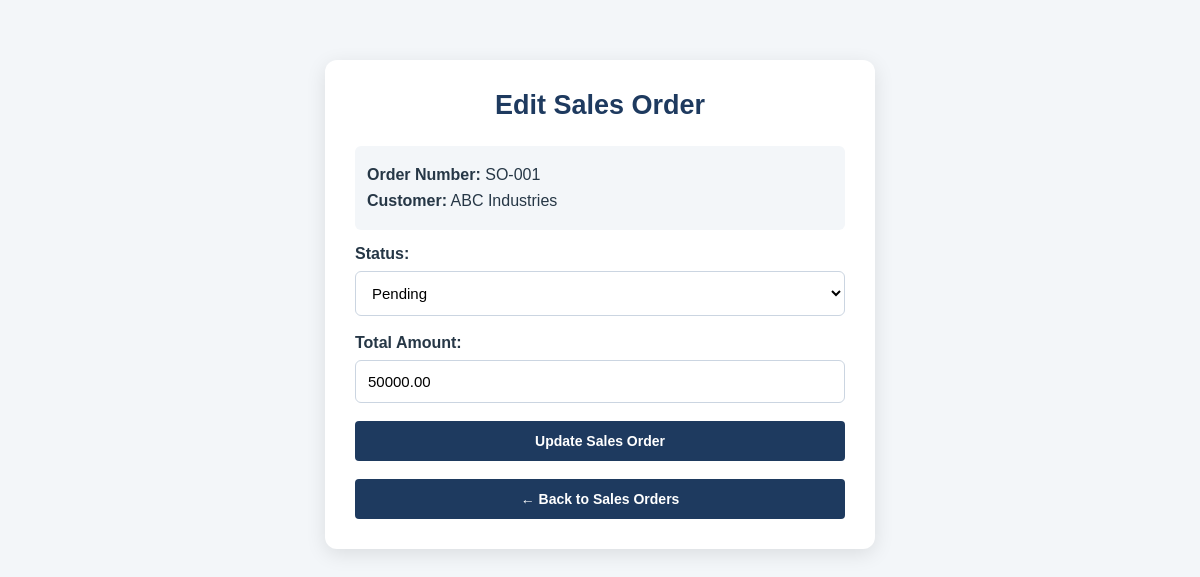
/api/sales-orders/edit/2/ (signed in), run on the app's committed database.
### manufacturing/models.py (models this page shows, shortened)
class SalesOrder(models.Model):
    order_number = models.CharField(max_length=20, unique=True)
    customer = models.ForeignKey(
        Customer,
        on_delete=models.CASCADE
    )
    quotation = models.ForeignKey(
        Quotation,
        on_delete=models.SET_NULL,
        null=True,
        blank=True
    )
    order_date = models.DateField(auto_now_add=True)
    status = models.CharField(
        max_length=20,
        default='Pending'
    )
    total_amount = models.DecimalField(
        max_digits=10,
        decimal_places=2,
        default=0
    )

class Customer(models.Model):
    name = models.CharField(max_length=100)
    email = models.EmailField(blank=True)
    phone = models.CharField(max_length=20)
    address = models.TextField(blank=True)
    def __str__(self):
        return self.name

### manufacturing/views.py (the view)
# urls.py: path('sales-orders/edit/<int:order_id>/', views.edit_sales_order, name='edit_sales_order'),
@login_required
def edit_sales_order(request, order_id):
    order = get_object_or_404(SalesOrder, id=order_id)
    if request.method == 'POST':
        order.status = request.POST.get('status')
        order.total_amount = request.POST.get('total_amount')
        order.save()
        messages.success(request, 'Sales order updated successfully!')
        return redirect('sales_order_page')
    return render(request, 'edit_sales_order.html', {
        'order': order
    })

### manufacturing/templates/edit_sales_order.html (shortened to what this page needs)
<!DOCTYPE html>
<html lang="en">
<head>
</head>
<body>
    <div class="container">
        <h1>Edit Sales Order</h1>
        <div class="order-info">
            <p>
                <strong>Order Number:</strong>
                {{ order.order_number }}
            </p>
            <p>
                <strong>Customer:</strong>
                {{ order.customer }}
            </p>
        </div>
        <form method="POST">
            <label for="status">Status:</label>
            <select id="status" name="status">
                <option value="Pending"
                    {% if order.status == "Pending" %}selected{% endif %}>
                    Pending
                </option>
            </select>
            <label for="total_amount">Total Amount:</label>
            <input
                type="number"
                id="total_amount"
                name="total_amount"
                step="0.01"
                min="0"
                value="{{ order.total_amount }}"
                required
            >
            <button type="submit">Update Sales Order</button>
        </form>
        <a href="{% url 'sales_order_page' %}" class="back-btn">
            ← Back to Sales Orders
        </a>
    </div>
</body>
</html>

### manufacturing/templates/edit_sales_order.html (style rules this page uses)
* { box-sizing: border-box; }
body { margin: 0; padding: 30px 15px; font-family: Arial, sans-serif; background: #f3f6f9; color: #263746; }
.container { max-width: 550px; width: 100%; margin: 30px auto; padding: 30px; background: white; border-radius: 12px; box-shadow: 0 5px 20px rgba(0, 0, 0, 0.10); }
h1 { margin: 0 0 25px; text-align: center; color: #1e3a5f; font-size: 27px; }
.order-info { padding: 12px; margin-bottom: 15px; background: #f3f6f9; border-radius: 6px; }
.order-info p { margin: 8px 0; }
label { display: block; margin-bottom: 8px; font-weight: bold; }
input, select { display: block; width: 100%; padding: 12px; margin-bottom: 18px; border: 1px solid #cbd5e1; border-radius: 6px; font-size: 15px; background: white; }
button, .back-btn { display: block; width: 100%; margin-top: 18px; padding: 12px; background: #1e3a5f; color: white; border: none; border-radius: 4px; text-align: center; text-decoration: none; font-size: 14px; font-weight: bold; cursor: pointer; transition: background 0.3s; }

### data on the page
SalesOrder: order_number "SO-001", customer "ABC Industries", total_amount "50000.00"
